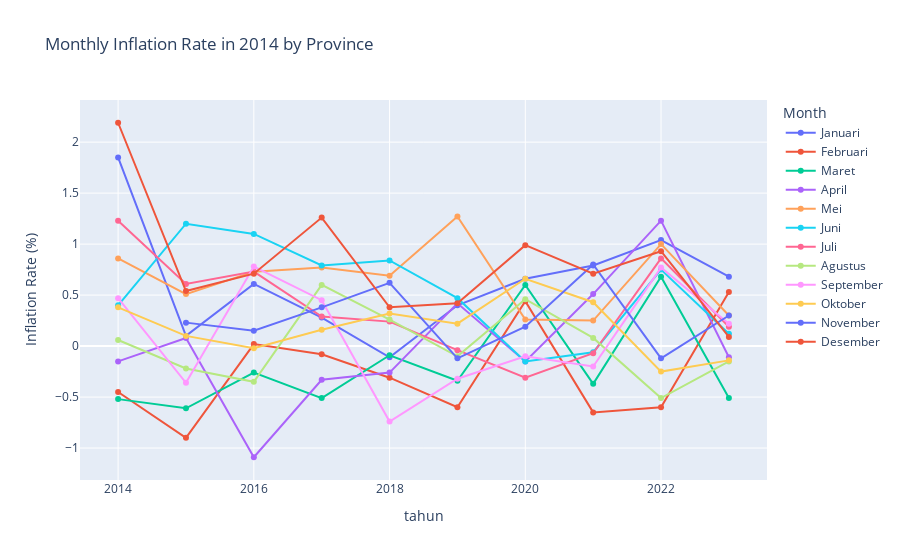

Notebook code cell kept with this figure:
### Code cell
import pandas as pd
import plotly.express as px



# Create a line chart
# fig = px.line(
#     df, 
#     x='bulan', 
#     y='tingkat_inflasi_bulanan', 
#     title='Monthly Inflation Rate in 2014',
#     labels={'bulan': 'Month', 'tingkat_inflasi_bulanan': 'Inflation Rate (%)'},
#     markers=True,
#     line_shape='linear',
# )

# If you want to separate lines for each province
fig = px.line(
    df, 
    x='tahun', 
    y='tingkat_inflasi_bulanan', 
    color='bulan', 
    title='Monthly Inflation Rate in 2014 by Province',
    labels={'bulan': 'Month', 'tingkat_inflasi_bulanan': 'Inflation Rate (%)'},
    markers=True,
    line_shape='linear',
)

# Show the chart
fig.show()

### Figure 1 — Plotly figure (JSON) as saved in the notebook; plotly's stock layout.template omitted (floating-point values rounded to 4 significant figures)
{"data": [{"hovertemplate": "Month=Januari<br>tahun=%{x}<br>Inflation Rate (%)=%{y}<extra></extra>", "legendgroup": "Januari", "line": {"color": "#636efa", "dash": "solid", "shape": "linear"}, "marker": {"symbol": "circle"}, "mode": "lines+markers", "name": "Januari", "orientation": "v", "showlegend": true, "type": "scatter", "x": [2014, 2015, 2016, 2017, 2018, 2019, 2020, 2021, 2022, 2023], "xaxis": "x", "y": [1.85, 0.1, 0.61, 0.28, -0.11, 0.4, 0.66, 0.79, 1.04, 0.68], "yaxis": "y"}, {"hovertemplate": "Month=Februari<br>tahun=%{x}<br>Inflation Rate (%)=%{y}<extra></extra>", "legendgroup": "Februari", "line": {"color": "#EF553B", "dash": "solid", "shape": "linear"}, "marker": {"symbol": "circle"}, "mode": "lines+markers", "name": "Februari", "orientation": "v", "showlegend": true, "type": "scatter", "x": [2014, 2015, 2016, 2017, 2018, 2019, 2020, 2021, 2022, 2023], "xaxis": "x", "y": [-0.45, -0.9, 0.02, -0.08, -0.31, -0.6, 0.44, -0.65, -0.6, 0.53], "yaxis": "y"}, {"hovertemplate": "Month=Maret<br>tahun=%{x}<br>Inflation Rate (%)=%{y}<extra></extra>", "legendgroup": "Maret", "line": {"color": "#00cc96", "dash": "solid", "shape": "linear"}, "marker": {"symbol": "circle"}, "mode": "lines+markers", "name": "Maret", "orientation": "v", "showlegend": true, "type": "scatter", "x": [2014, 2015, 2016, 2017, 2018, 2019, 2020, 2021, 2022, 2023], "xaxis": "x", "y": [-0.52, -0.61, -0.26, -0.51, -0.09, -0.34, 0.6, -0.37, 0.68, -0.51], "yaxis": "y"}, {"hovertemplate": "Month=April<br>tahun=%{x}<br>Inflation Rate (%)=%{y}<extra></extra>", "legendgroup": "April", "line": {"color": "#ab63fa", "dash": "solid", "shape": "linear"}, "marker": {"symbol": "circle"}, "mode": "lines+markers", "name": "April", "orientation": "v", "showlegend": true, "type": "scatter", "x": [2014, 2015, 2016, 2017, 2018, 2019, 2020, 2021, 2022, 2023], "xaxis": "x", "y": [-0.15, 0.08, -1.09, -0.33, -0.26, 0.42, -0.15, 0.51, 1.23, -0.11], "yaxis": "y"}, {"hovertemplate": "Month=Mei<br>tahun=%{x}<br>Inflation Rate (%)=%{y}<extra></extra>", "legendgroup": "Mei", "line": {"color": "#FFA15A", "dash": "solid", "shape": "linear"}, "marker": {"symbol": "circle"}, "mode": "lines+markers", "name": "Mei", "orientation": "v", "showlegend": true, "type": "scatter", "x": [2014, 2015, 2016, 2017, 2018, 2019, 2020, 2021, 2022, 2023], "xaxis": "x", "y": [0.86, 0.51, 0.73, 0.77, 0.69, 1.27, 0.26, 0.25, 1, 0.3], "yaxis": "y"}, {"hovertemplate": "Month=Juni<br>tahun=%{x}<br>Inflation Rate (%)=%{y}<extra></extra>", "legendgroup": "Juni", "line": {"color": "#19d3f3", "dash": "solid", "shape": "linear"}, "marker": {"symbol": "circle"}, "mode": "lines+markers", "name": "Juni", "orientation": "v", "showlegend": true, "type": "scatter", "x": [2014, 2015, 2016, 2017, 2018, 2019, 2020, 2021, 2022, 2023], "xaxis": "x", "y": [0.4, 1.2, 1.1, 0.79, 0.84, 0.47, -0.15, -0.06, 0.75, 0.12], "yaxis": "y"}, {"hovertemplate": "Month=Juli<br>tahun=%{x}<br>Inflation Rate (%)=%{y}<extra></extra>", "legendgroup": "Juli", "line": {"color": "#FF6692", "dash": "solid", "shape": "linear"}, "marker": {"symbol": "circle"}, "mode": "lines+markers", "name": "Juli", "orientation": "v", "showlegend": true, "type": "scatter", "x": [2014, 2015, 2016, 2017, 2018, 2019, 2020, 2021, 2022, 2023], "xaxis": "x", "y": [1.23, 0.61, 0.73, 0.29, 0.24, -0.04, -0.31, -0.07, 0.86, 0.19], "yaxis": "y"}, {"hovertemplate": "Month=Agustus<br>tahun=%{x}<br>Inflation Rate (%)=%{y}<extra></extra>", "legendgroup": "Agustus", "line": {"color": "#B6E880", "dash": "solid", "shape": "linear"}, "marker": {"symbol": "circle"}, "mode": "lines+markers", "name": "Agustus", "orientation": "v", "showlegend": true, "type": "scatter", "x": [2014, 2015, 2016, 2017, 2018, 2019, 2020, 2021, 2022, 2023], "xaxis": "x", "y": [0.06, -0.22, -0.35, 0.6, 0.26, -0.1, 0.46, 0.08, -0.51, -0.15], "yaxis": "y"}, {"hovertemplate": "Month=September<br>tahun=%{x}<br>Inflation Rate (%)=%{y}<extra></extra>", "legendgroup": "September", "line": {"color": "#FF97FF", "dash": "solid", "shape": "linear"}, "marker": {"symbol": "circle"}, "mode": "lines+markers", "name": "September", "orientation": "v", "showlegend": true, "type": "scatter", "x": [2014, 2015, 2016, 2017, 2018, 2019, 2020, 2021, 2022, 2023], "xaxis": "x", "y": [0.47, -0.36, 0.78, 0.45, -0.74, -0.32, -0.1, -0.2, 0.77, 0.22], "yaxis": "y"}, {"hovertemplate": "Month=Oktober<br>tahun=%{x}<br>Inflation Rate (%)=%{y}<extra></extra>", "legendgroup": "Oktober", "line": {"color": "#FECB52", "dash": "solid", "shape": "linear"}, "marker": {"symbol": "circle"}, "mode": "lines+markers", "name": "Oktober", "orientation": "v", "showlegend": true, "type": "scatter", "x": [2014, 2015, 2016, 2017, 2018, 2019, 2020, 2021, 2022, 2023], "xaxis": "x", "y": [0.38, 0.1, -0.02, 0.16, 0.32, 0.22, 0.66, 0.43, -0.25, -0.14], "yaxis": "y"}, {"hovertemplate": "Month=November<br>tahun=%{x}<br>Inflation Rate (%)=%{y}<extra></extra>", "legendgroup": "November", "line": {"color": "#636efa", "dash": "solid", "shape": "linear"}, "marker": {"symbol": "circle"}, "mode": "lines+markers", "name": "November", "orientation": "v", "showlegend": true, "type": "scatter", "x": [2014, 2015, 2016, 2017, 2018, 2019, 2020, 2021, 2022, 2023], "xaxis": "x", "y": [null, 0.23, 0.15, 0.38, 0.62, -0.12, 0.19, 0.8, -0.12, 0.3], "yaxis": "y"}, {"hovertemplate": "Month=Desember<br>tahun=%{x}<br>Inflation Rate (%)=%{y}<extra></extra>", "legendgroup": "Desember", "line": {"color": "#EF553B", "dash": "solid", "shape": "linear"}, "marker": {"symbol": "circle"}, "mode": "lines+markers", "name": "Desember", "orientation": "v", "showlegend": true, "type": "scatter", "x": [2014, 2015, 2016, 2017, 2018, 2019, 2020, 2021, 2022, 2023], "xaxis": "x", "y": [2.19, 0.54, 0.71, 1.26, 0.38, 0.42, 0.99, 0.71, 0.93, 0.09], "yaxis": "y"}], "layout": {"legend": {"title": {"text": "Month"}, "tracegroupgap": 0}, "title": {"text": "Monthly Inflation Rate in 2014 by Province"}, "xaxis": {"anchor": "y", "domain": [0, 1], "title": {"text": "tahun"}}, "yaxis": {"anchor": "x", "domain": [0, 1], "title": {"text": "Inflation Rate (%)"}}}}
